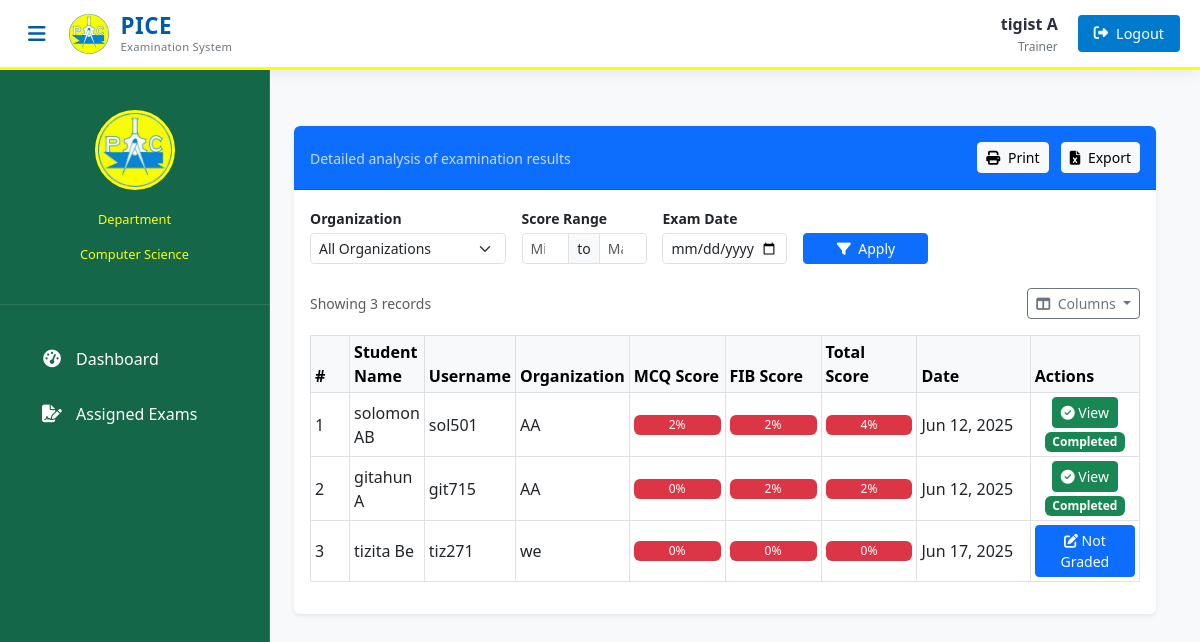
Page /examiner/examiner-view-examinee/7 (signed in) on the committed database.
### examiner/models.py (models this page shows, shortened)
class Examiner(models.Model):
    user = models.OneToOneField(User, on_delete=models.CASCADE)
    address = models.CharField(max_length=40)
    mobile = models.CharField(max_length=20, null=False)
    department = models.ForeignKey(
        'exam.Department',
        on_delete=models.SET_NULL,
        null=True,
        blank=False,
        related_name='examiners'
    )

### exam/models.py (models this page shows)
class Department(models.Model):
   department_name = models.CharField(max_length=100, unique=True)
   def __str__(self):
        return self.department_name

class Result(models.Model):
    student = models.ForeignKey(Student,on_delete=models.CASCADE)
    exam = models.ForeignKey(Course,on_delete=models.CASCADE)
    marks = models.PositiveIntegerField()
    date = models.DateTimeField(auto_now=True)

### student/models.py (models this page shows, shortened)
class Student(models.Model):
    user=models.OneToOneField(User,on_delete=models.CASCADE)
    address = models.CharField(max_length=40)
    mobile = models.CharField(max_length=20,null=False)
    organization = models.CharField(max_length=200, null=False)
    course = models.ForeignKey(
        'exam.Course',
        on_delete=models.SET_NULL,
        null=True
    )
    department = models.ForeignKey(
        'exam.Department',  # Reference to your Department model
        on_delete=models.SET_NULL,
        null=True,
        blank=True,
        related_name='students'
    )
    @property
    def get_name(self):
        return self.user.first_name+" "+self.user.last_name

### examiner/views.py (the view)
# urls.py: path('examiner-view-examinee/<int:course_id>', views.examiner_view_examinees_view,name='examiner-view-examinee'),
@login_required(login_url='examiner:examinerlogin')
@user_passes_test(is_examiner)
def examiner_view_examinees_view(request, course_id):
    department = get_examiner_department(request)
    examiner = EMODEL.Examiner.objects.get(user=request.user)
    course = get_object_or_404(QMODEL.Course, id=course_id, examiners=examiner)
    has_fib_questions = QMODEL.Question.objects.filter(
        course=course,
        question_type='FIB'
    ).exists()
    results = QMODEL.Result.objects.filter(exam=course).select_related('student')
    organization = request.GET.get('organization', '')
    min_mark = request.GET.get('min_mark', '')
    max_mark = request.GET.get('max_mark', '')
    exam_date = request.GET.get('exam_date', '')
    if organization:
        results = results.filter(student__organization=organization)
    if exam_date:
        try:
            date_obj = datetime.strptime(exam_date, '%Y-%m-%d').date()
            results = results.filter(date__date=date_obj)
        except ValueError:
            exam_date = ''
    student_data = {}
    if has_fib_questions:
        fib_data = QMODEL.StudentAnswer.objects.filter(
            question__course=course,
            question__question_type='FIB'
        ).values('student').annotate(
            fib_score=Coalesce(Sum('marks_obtained'), Value(0)),
            total_questions=Count('id'),
            graded_questions=Count(
                Case(
                    When(is_graded=True, then=1),
                    output_field=IntegerField()
                )
            )
        )
        student_data = {
            sd['student']: {
                'fib_score': sd['fib_score'],
                'total_questions': sd['total_questions'],
                'graded_questions': sd['graded_questions'],
                'has_fib': True,
                'is_completed': sd['total_questions'] > 0 and sd['total_questions'] == sd['graded_questions']
            }
            for sd in fib_data
        }
    results_list = []
    for result in results:
        data = student_data.get(result.student.id, {
            'fib_score': 0,
            'total_questions': 0,
            'graded_questions': 0,
            'has_fib': has_fib_questions,
            'is_completed': False
        })
        result.fib_score = data['fib_score']
        result.total_score = result.marks + data['fib_score']
        result.grading_status = {
            'has_fib_questions': has_fib_questions,
            'has_fib_for_student': data['has_fib'],
            'is_completed': data['is_completed'],
            'graded_count': data['graded_questions'],
            'total_questions': data['total_questions']
        }
        results_list.append(result)
    if min_mark and min_mark.isdigit():
        results_list = [r for r in results_list if r.total_score >= int(min_mark)]
    if max_mark and max_mark.isdigit():
        results_list = [r for r in results_list if r.total_score <= int(max_mark)]
    paginator = Paginator(results_list, 10)
    page_number = request.GET.get('page')
    page_obj = paginator.get_page(page_number)
    return render(request, 'examiner/examiner_view_examinee.html', {
        'course': course,
        'results': page_obj,
        'has_fib_questions': has_fib_questions,
        'organizations': SMODEL.Student.objects.filter(
            department=department
        ).values_list('organization', flat=True).distinct(),
        'selected_org': organization,
        'exam_date': exam_date,
        'min_mark': min_mark,
        'max_mark': max_mark,
    })

### templates/examiner/examiner_view_examinee.html (shortened to what this page needs)
{% extends 'examiner/examinerbase.html' %}
{% block content %}
{% load static %}
<div class="container py-4">
  <div class="card shadow-sm border-0 overflow-hidden">
    <div class="card-header bg-primary text-white d-flex justify-content-between align-items-center py-3">
      <div>
        <small class="opacity-75">Detailed analysis of examination results</small>
      </div>
      <div>
        <button class="btn btn-light btn-sm me-2" onclick="printReport()">
          <i class="fas fa-print me-1"></i> Print
        </button>
        <button class="btn btn-light btn-sm" onclick="exportToExcel()">
          <i class="fas fa-file-excel me-1"></i> Export
        </button>
      </div>
    </div>
    <div class="card-body">
      <form id="filter-form" method="get" class="row g-3 mb-4">
        <div class="col-md-3">
          <label class="form-label fw-semibold small mb-1">Organization</label>
          <select name="organization" class="form-select form-select-sm auto-submit">
            <option value="">All Organizations</option>
          </select>
        </div>
        <div class="col-md-2">
          <label class="form-label fw-semibold small mb-1">Score Range</label>
          <div class="input-group input-group-sm">
            <input type="number" name="min_mark" value="{{ min_mark }}" class="form-control auto-submit" placeholder="Min" min="0" max="100">
            <span class="input-group-text">to</span>
            <input type="number" name="max_mark" value="{{ max_mark }}" class="form-control auto-submit" placeholder="Max" min="0" max="100">
          </div>
        </div>
        <div class="col-md-2">
          <label class="form-label fw-semibold small mb-1">Exam Date</label>
          <input type="date" name="exam_date" class="form-control form-control-sm auto-submit"
                 value="{{ exam_date|default:'' }}"
                 max="{% now 'Y-m-d' %}">
      </div>
        <div class="col-md-2 d-flex align-items-end">
          <button type="submit" class="btn btn-primary btn-sm w-100">
            <i class="fas fa-filter me-1"></i> Apply
          </button>
        </div>
      </form>
      {% if results %}
      <div id="report-section">
        <div class="d-flex justify-content-between align-items-center mb-3">
          <div class="text-muted small">
            Showing {{ results|length }} records
          </div>
          <div class="dropdown">
            <button class="btn btn-outline-secondary btn-sm dropdown-toggle" type="button" data-bs-toggle="dropdown">
              <i class="fas fa-columns me-1"></i> Columns
            </button>
          </div>
        </div>
        <div class="table-responsive">
          <table class="table table-sm table-hover table-bordered align-middle" id="report-table">
            <thead class="table-light">
              <tr>
                <th width="50">#</th>
                <th>Student Name</th>
                <th>Username</th>
                <th>Organization</th>
                <th width="120">MCQ Score</th>
                <th width="120">FIB Score</th>
                <th width="120">Total Score</th>
                <th width="150">Date</th>
                <th width="120">Actions</th>
              </tr>
            </thead>
              <tbody>
                {% for result in results %}
                <tr>
                  <td>{{ forloop.counter }}</td>
                  <td>{{ result.student.get_name }}</td>
                  <td>{{ result.student.user.username }}</td>
                  <td>{{ result.student.organization }}</td>
                  <td>
                    <div class="progress" style="height: 20px;">
                      <div class="progress-bar {% if result.marks >= 75 %}bg-success{% elif result.marks >= 50 %}bg-warning{% else %}bg-danger{% endif %}"
                          role="progressbar" style="width: 100%" aria-valuenow="{{ result.marks }}" aria-valuemin="0" aria-valuemax="100">
                        {{ result.marks }}%
                      </div>
                    </div>
                  </td>
                  <td>
                    <div class="progress" style="height: 20px;">
                      <div class="progress-bar {% if result.fib_score >= 75 %}bg-success{% elif result.fib_score >= 50 %}bg-warning{% else %}bg-danger{% endif %}"
                          role="progressbar" style="width: 100%"
                          aria-valuenow="{{ result.fib_score }}" aria-valuemin="0" aria-valuemax="100">
                        {{ result.fib_score }}%
                      </div>
                    </div>
                  </td>
                  <td>
                    <div class="progress" style="height: 20px;">
                      <div class="progress-bar {% if result.total_score >= 75 %}bg-success{% elif result.total_score >= 50 %}bg-warning{% else %}bg-danger{% endif %}"
                          role="progressbar" style="width: 100%"
                          aria-valuenow="{{ result.total_score }}" aria-valuemin="0" aria-valuemax="100">
                        {{ result.total_score }}%
                      </div>
                    </div>
                  </td>
                  <td>{{ result.date|date:"M d, Y" }}</td>
                  <td class="text-center">
                    {% if result.grading_status.has_fib_questions %}
                        {% if result.grading_status.has_fib_for_student %}
                            {% if result.grading_status.is_completed %}
                                <a href="{% url 'examiner:examiner-view-grading' result.student.id course.id %}"
                                   class="btn btn-success btn-sm">
                                    <i class="fas fa-check-circle"></i> View
                                </a>
                                <small class="badge bg-success">Completed</small>
                            {% elif result.grading_status.graded_count > 0 %}
                                <a href="{% url 'examiner:examiner-view-grading' result.student.id course.id %}"
                                   class="btn btn-warning btn-sm">
                                    <i class="fas fa-spinner"></i> In Progress ({{ result.grading_status.graded_count }}/{{ result.grading_status.total_questions }})
                                </a>
                            {% else %}
                                <a href="{% url 'examiner:examiner-view-grading' result.student.id course.id %}"
                                   class="btn btn-primary btn-sm">
                                    <i class="fas fa-edit"></i> Not Graded
                                </a>
                            {% endif %}
                        {% else %}
                            <span class="badge bg-secondary">No FIB Answers</span>
                        {% endif %}
                    {% else %}
                        <span class="badge bg-info">No FIB Questions</span>
                    {% endif %}
                </td>
                </tr>
                {% endfor %}
              </tbody>
          </table>
        </div>
      </div>
      {% endif %}
    </div>
  </div>
</div>
{% endblock %}

### templates/examiner/examinerbase.html (shortened to what this page needs)
<!DOCTYPE html>
{% load static %}
<html lang="en">
<head>
    <link href="https://cdn.jsdelivr.net/npm/bootstrap@5.3.0/dist/css/bootstrap.min.css" rel="stylesheet">
    <link rel="stylesheet" href="https://cdnjs.cloudflare.com/ajax/libs/font-awesome/6.4.0/css/all.min.css">
</head>
<body>
    <header class="admin-header">
        <div class="header-container">
            <div class="header-left">
                <button class="sidebar-toggle" id="sidebarToggle">
                    <i class="fas fa-bars"></i>
                </button>
                <div class="brand-logo">
                    <img src="{% static 'image/logo.jpg' %}" alt="PICE Logo" class="header-logo">
                    <div class="logo-text">
                        <span class="logo-main">PICE</span>
                        <span class="logo-sub">Examination System</span>
                    </div>
                </div>
            </div>
            <div class="header-right">
                <div class="user-profile">
                    <span class="username">{{request.user.first_name}} {{request.user.last_name}}</span>
                    <div class="user-role">Trainer</div>
                </div>
                <a href="/logout" class="logout-btn">
                    <i class="fas fa-sign-out-alt"></i>
                    <span class="logout-text">Logout</span>
                </a>
            </div>
        </div>
    </header>
    <aside class="admin-sidebar">
        <div class="profile-section">
            <img src="{% static 'image/logo.jpg' %}" class="profile-img" alt="Profile Image">
            <p class="profile-role">Department</p>
            <p class="profile-role">{{ request.user.examiner.department }}</p>
        </div>
        <nav class="sidebar-menu">
            <div class="menu-container">
                <a href="/examiner/examiner-dashboard" class="menu-item {% if request.path == '/examiner/examiner-dashboard' %}active{% endif %}">
                    <i class="fas fa-tachometer-alt"></i>
                    <span>Dashboard</span>
                </a>
                <a href="/examiner/examiner-assigned-exam" class="menu-item {% if request.path == '/examiner/examiner-assigned-exam' %}active{% endif %}">
                    <i class="fas fa-file-signature"></i>
                    <span>Assigned Exams</span>
                </a>
            </div>
        </nav>
    </aside>
    <main class="admin-content">
        {% block content %}
        {% endblock content %}
    </main>
</body>
</html>

### rows in the picture
Result: student.get_name "solomon AB", student.user.username "sol501", student.organization "AA", marks "2", fib_score "2", total_score "4", date "Jun 12, 2025", shows "View"
Result: student.get_name "gitahun A", student.user.username "git715", student.organization "AA", marks "0", fib_score "2", total_score "2", date "Jun 12, 2025", shows "View"
Result: student.get_name "tizita Be", student.user.username "tiz271", student.organization "we", marks "0", fib_score "0", total_score "0", date "Jun 17, 2025", shows "Not Graded"

### other values in the picture
{{ request.user.first_name }} "tigist"
{{ request.user.last_name }} "A"
{{ request.user.examiner.department }} "Computer Science"
{{ results|length }} "3"
